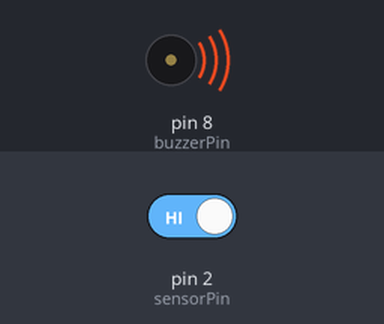
Recording of a sketch running on a simulated Arduino Nano, built with avr-gcc and run on an emulated ATmega328P. On the bench: buzzer (waves = sounding). The inputs (shaded band) are chosen by the test bench; at power-on: pin 2 (sensorPin) HIGH. What the sketch prints to the serial monitor is not drawn.

Above: at 1.2 s.
1.3 s: pin 2 (sensorPin) driven LOW
At 1.6 s:
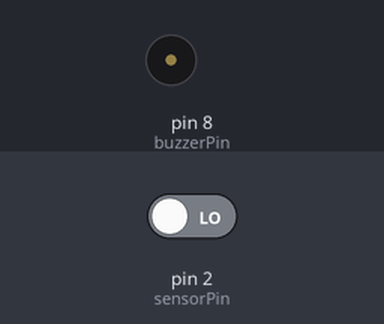
2.8 s: pin 2 (sensorPin) driven HIGH
At 4.0 s:
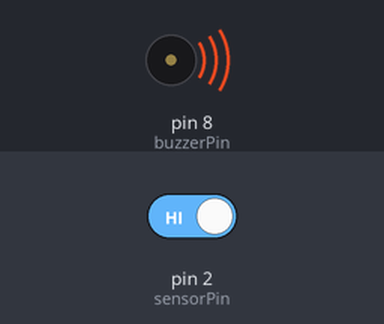
Timing chart, 0 to 5.8 s (numbered marks = the images above; inputs shaded):
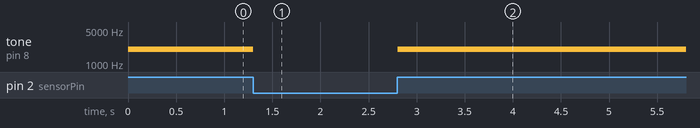

Measured:
- after the input at 1.3 s, tone on pin 8 (buzzerPin): 2000 Hz → silent at once
- after the input at 2.8 s, tone on pin 8 (buzzerPin): silent → 2000 Hz at once

The sketch:

reed_switch_door_alarm.ino
```cpp
// Arduino sketch that reads a normally-open reed switch on D2 and sounds a buzzer on D8 when the door opens.
//
// Full tutorial: https://shillehtek.com/blogs/news/arduino-reed-switch-door-alarm
// Parts used: https://shillehtek.com/products/reed-switch-magnetic-sensor-normally-open-arduino-esp32
//             https://shillehtek.com/products/arduino-nano-v3-presoldered-ch340g-atmega328p
//             https://shillehtek.com/products/ky-006-passive-piezo-buzzer-alarm-module-for-arduino-projects
// More examples: https://github.com/shillehbean/shillehtek-examples
//

const int sensorPin = 2;  // reed switch
const int buzzerPin = 8;  // buzzer

void setup() {
  pinMode(sensorPin, INPUT_PULLUP); // internal pull-up: closed = LOW
  pinMode(buzzerPin, OUTPUT);
  Serial.begin(9600);
}

void loop() {
  int doorOpen = digitalRead(sensorPin); // HIGH = magnet away = door open

  if (doorOpen == HIGH) {
    tone(buzzerPin, 2000);   // sound the alarm
    Serial.println("Door OPEN!");
  } else {
    noTone(buzzerPin);       // silence when closed
  }
  delay(50);
}
```
